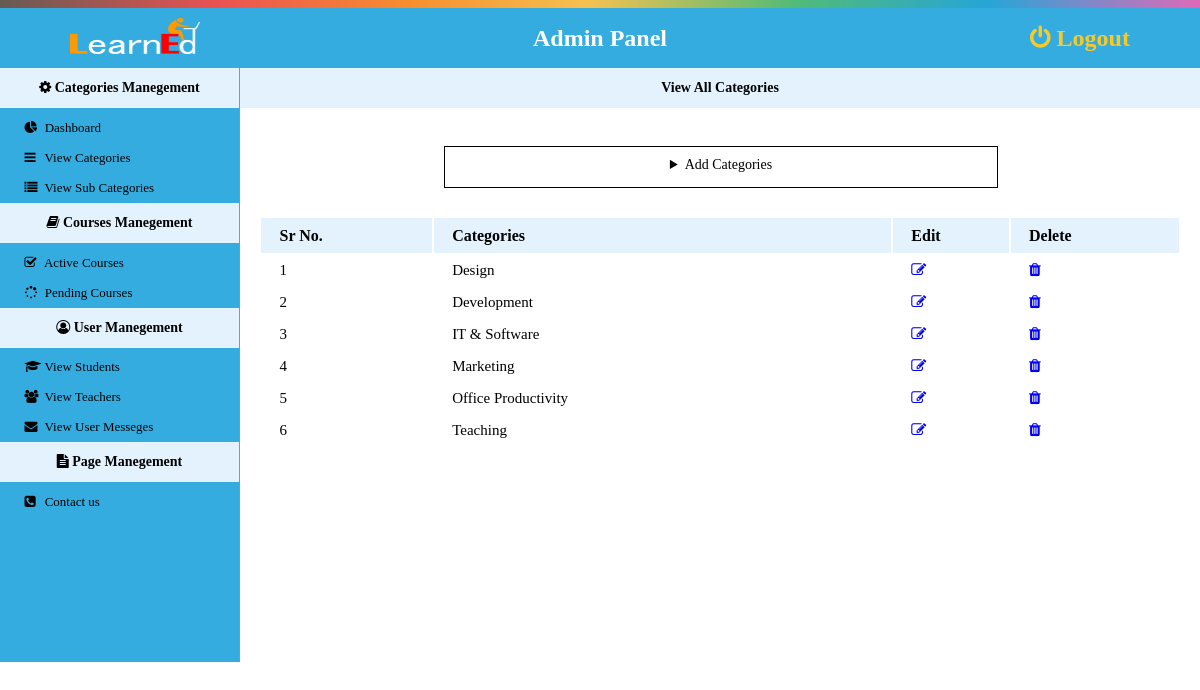
The page /admin/index.php?cat (signed in) on the database its author committed.
### tables this page shows
CREATE TABLE `cat` (
  `cat_id` int(10) NOT NULL,
  `cat_name` text NOT NULL
);

### admin/inc/function.php (the view, shortened to what this page needs)
<?php
	function view_cat(){
		include("inc/db.php");
		$get_cat=$con->prepare("select * from cat order by cat_name");
		$get_cat->execute();
		$i=1;
		while ($row=$get_cat->fetch(PDO::FETCH_ASSOC)):
		echo"<tr>
				<td>".$i++."</td>
				<td>".$row['cat_name']."</td>
				<td><a href='index.php?cat&edit_cat=".$row['cat_id']."'><i class='fa fa-pencil-square-o' aria-hidden='true'></i></a></td>
				<td><a href='index.php?cat&del_cat=".$row['cat_id']."'><i class='fa fa-trash' aria-hidden='true'></i></a></td>
			 </tr>";
		endwhile;
	}
?>

### admin/css/style.css (style rules this page uses)
* { margin: 0px; padding: 0px; font-family: "Lucida Grande", "Lucida Sans Unicode", "Lucida Sans"; }
#add table tr td { height: 30px; padding-left: 2%; box-sizing: border-box; font-size: 15px; }
body { font-family: 'Roboto', sans-serif; background-size: cover; }

### rows shown on the page
cat: cat_name "Design"
cat: cat_name "Development"
cat: cat_name "IT & Software"
cat: cat_name "Marketing"
cat: cat_name "Office Productivity"
cat: cat_name "Teaching"
